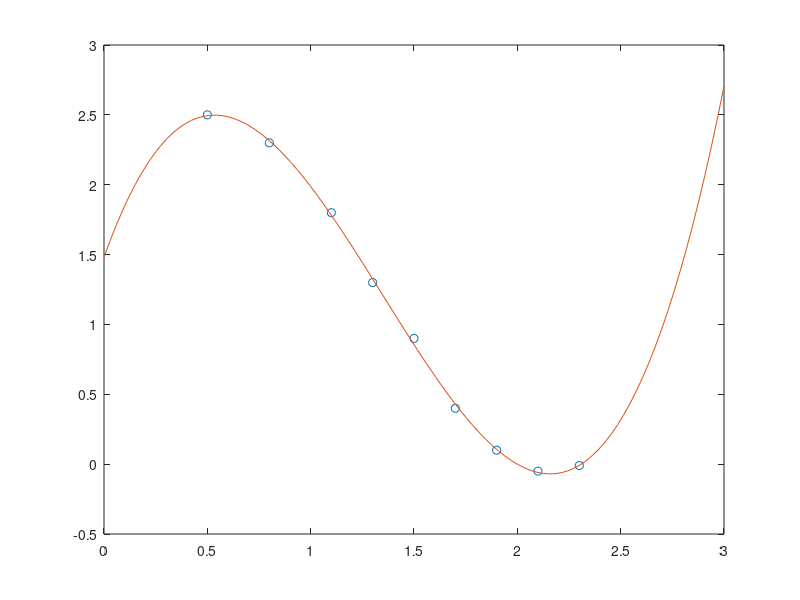

Here is the MATLAB script that generated this plot:
% (3) határozzuk meg az alábbi adatokat négyzetesen lejobban illeszkedő
% har,adfokú polinomot

% F(t) = x1+ x2*t + x3*t^2 +x4*t^3

t=[0.5 0.8 1.1 1.3 1.5 1.7 1.9 2.1 2.3]'; %t=9
f=[2.5 2.3 1.8 1.3 0.9 0.4 0.1 -0.05 -0.01]'; %transporálás

A = [ones(9,1), t, t.^2, t.^3];
x = (A'*A)\(A'*f)

% ábrázoljuk
% tartomanya 0-tól 3-ig
xx = linspace(0,3);

F = @(xx) x(1) + x(2)*xx + x(3)*xx.^2 + x(4)* xx.^3;

figure(1);

plot(t,f,'o', xx,F(xx))